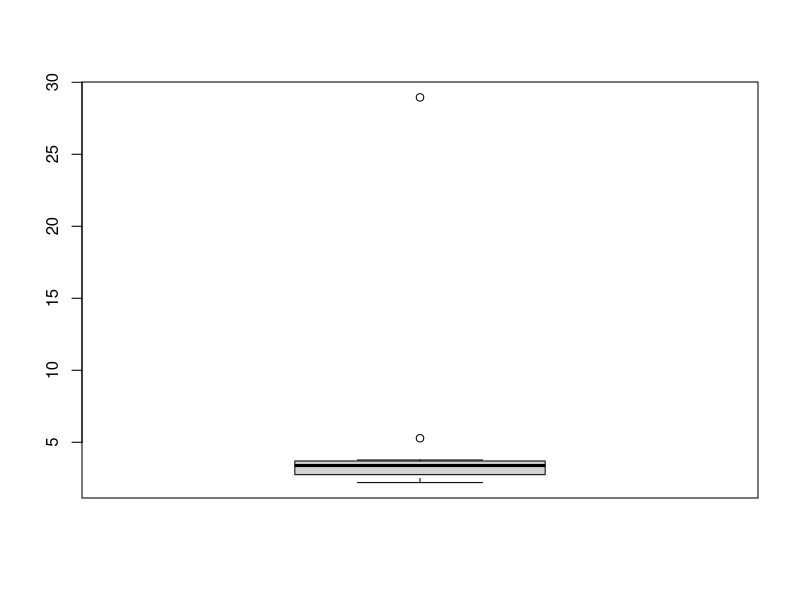

Source code (R):
library(MASS)
#Van 24 bepalingen van koper in volkorenmeel, delen per miljoen,
chem
mean(chem)
sd(chem)
median(chem)
IQR(chem)
?IQR
#Bij een normale verdeling is de IQR ongeveer 1.349 * sd
IQR(chem) / 1.349
#De mediaan en het gemiddelde verschillen sterk. De standaard deviatie is veel groter dan
#de schatting daarvan met behulp van de IQR. Deze verschillen worden met name veroorzaakt
#door eenn extreme uitschieterr.
boxplot(chem)




